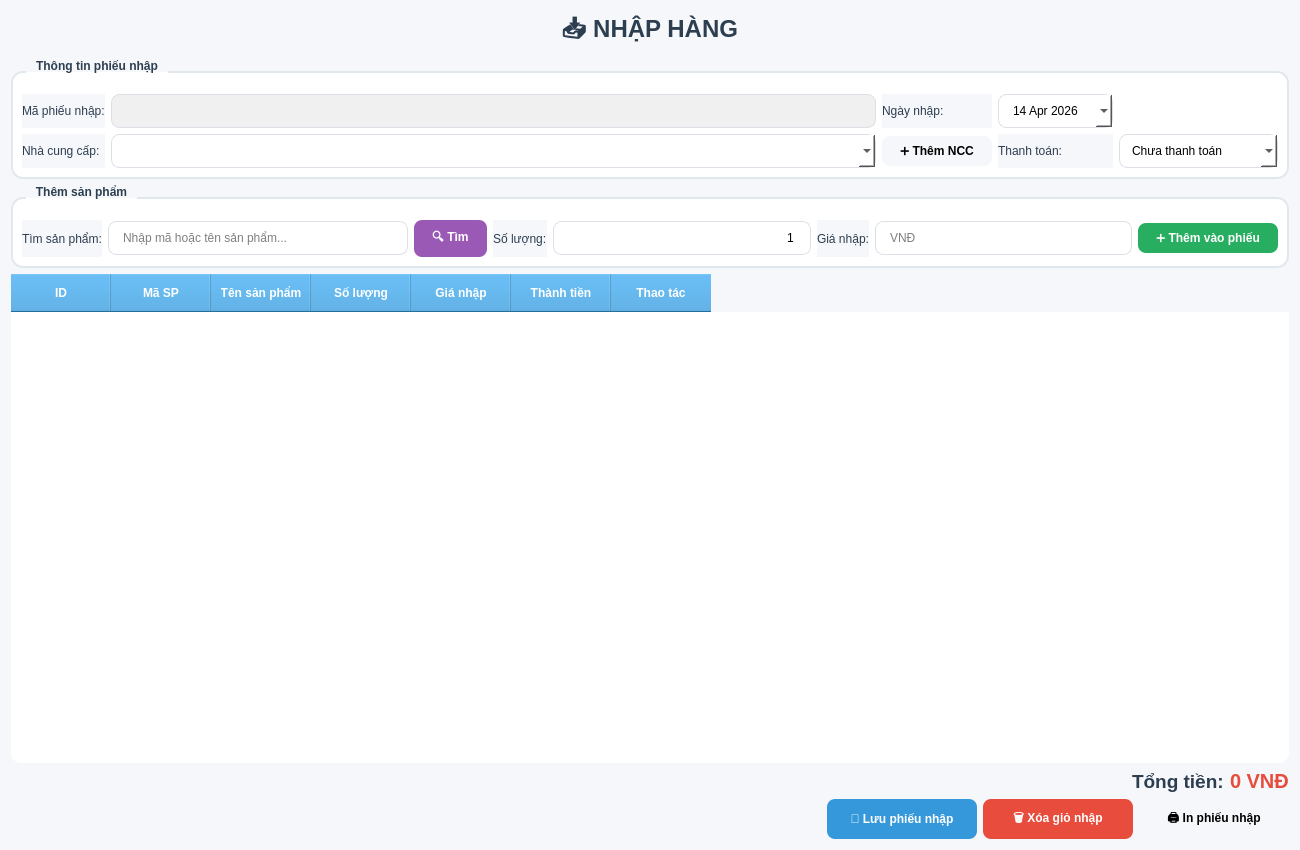
<?xml version="1.0" encoding="UTF-8"?>
<ui version="4.0">
 <class>ImportGoods</class>
 <widget class="QWidget" name="ImportGoods">
  <property name="geometry">
   <rect>
    <x>0</x>
    <y>0</y>
    <width>1300</width>
    <height>850</height>
   </rect>
  </property>
  <property name="windowTitle">
   <string>Nhập hàng</string>
  </property>
  <property name="styleSheet">
   <string notr="true">
    QWidget {
        background-color: #f5f7fa;
    }
    QGroupBox {
        font-weight: bold;
        border: 2px solid #e1e8ed;
        border-radius: 12px;
        margin-top: 12px;
        padding-top: 12px;
        background-color: white;
    }
    QGroupBox::title {
        subcontrol-origin: margin;
        left: 15px;
        padding: 0 8px 0 8px;
        color: #2c3e50;
    }
    QTableWidget {
        background-color: white;
        alternate-background-color: #f9f9f9;
        gridline-color: #e0e0e0;
        selection-background-color: #3498db;
        selection-color: white;
        border-radius: 10px;
    }
    QHeaderView::section {
        background-color: #3498db;
        color: white;
        padding: 10px;
        font-weight: bold;
    }
    QPushButton {
        border-radius: 8px;
        padding: 8px 18px;
        font-weight: bold;
    }
    QPushButton#btnAddProduct {
        background-color: #27ae60;
        color: white;
    }
    QPushButton#btnSaveImport {
        background-color: #3498db;
        color: white;
    }
    QPushButton#btnClearCart {
        background-color: #e74c3c;
        color: white;
    }
    QPushButton#btnSearchProduct {
        background-color: #9b59b6;
        color: white;
    }
    QLineEdit, QComboBox, QDateEdit {
        padding: 8px 12px;
        border: 1px solid #dcdfe6;
        border-radius: 8px;
        background-color: white;
    }
    QLabel {
        color: #2c3e50;
    }
    QLabel#lblTotalAmount {
        font-size: 20px;
        font-weight: bold;
        color: #e74c3c;
    }
   </string>
  </property>
  <layout class="QVBoxLayout" name="verticalLayout">
   <item>
    <widget class="QLabel" name="lblTitle">
     <property name="text">
      <string>📥 NHẬP HÀNG</string>
     </property>
     <property name="font">
      <font>
       <pointsize>18</pointsize>
       <weight>75</weight>
       <bold>true</bold>
      </font>
     </property>
     <property name="alignment">
      <set>Qt::AlignCenter</set>
     </property>
    </widget>
   </item>
   <item>
    <layout class="QHBoxLayout" name="infoLayout">
     <item>
      <widget class="QGroupBox" name="groupBoxImportInfo">
       <property name="title">
        <string>Thông tin phiếu nhập</string>
       </property>
       <property name="minimumSize">
        <size>
         <width>500</width>
         <height>0</height>
        </size>
       </property>
       <layout class="QGridLayout" name="gridLayout">
        <item row="0" column="0">
         <widget class="QLabel" name="lblImportCode">
          <property name="text">
           <string>Mã phiếu nhập:</string>
          </property>
         </widget>
        </item>
        <item row="0" column="1">
         <widget class="QLineEdit" name="txtImportCode">
          <property name="readOnly">
           <bool>true</bool>
          </property>
          <property name="styleSheet">
           <string notr="true">background-color: #f0f0f0;</string>
          </property>
         </widget>
        </item>
        <item row="0" column="2">
         <widget class="QLabel" name="lblImportDate">
          <property name="text">
           <string>Ngày nhập:</string>
          </property>
         </widget>
        </item>
        <item row="0" column="3">
         <widget class="QDateEdit" name="dateImportDate">
          <property name="calendarPopup">
           <bool>true</bool>
          </property>
          <property name="date">
           <date>
            <year>2026</year>
            <month>4</month>
            <day>14</day>
           </date>
          </property>
         </widget>
        </item>
        <item row="1" column="0">
         <widget class="QLabel" name="lblSupplier">
          <property name="text">
           <string>Nhà cung cấp:</string>
          </property>
         </widget>
        </item>
        <item row="1" column="1">
         <widget class="QComboBox" name="cboSupplier">
          <property name="minimumSize">
           <size>
            <width>200</width>
            <height>0</height>
           </size>
          </property>
         </widget>
        </item>
        <item row="1" column="2">
         <widget class="QPushButton" name="btnAddSupplier">
          <property name="text">
           <string>➕ Thêm NCC</string>
          </property>
         </widget>
        </item>
        <item row="1" column="3">
         <widget class="QLabel" name="lblPaymentStatus">
          <property name="text">
           <string>Thanh toán:</string>
          </property>
         </widget>
        </item>
        <item row="1" column="4">
         <widget class="QComboBox" name="cboPaymentStatus">
          <item>
           <property name="text">
            <string>Chưa thanh toán</string>
           </property>
          </item>
          <item>
           <property name="text">
            <string>Đã thanh toán</string>
           </property>
          </item>
          <item>
           <property name="text">
            <string>Thanh toán một phần</string>
           </property>
          </item>
         </widget>
        </item>
       </layout>
      </widget>
     </item>
    </layout>
   </item>
   <item>
    <layout class="QHBoxLayout" name="productSearchLayout">
     <item>
      <widget class="QGroupBox" name="groupBoxAddProduct">
       <property name="title">
        <string>Thêm sản phẩm</string>
       </property>
       <layout class="QHBoxLayout" name="horizontalLayout">
        <item>
         <widget class="QLabel" name="lblProductSearch">
          <property name="text">
           <string>Tìm sản phẩm:</string>
          </property>
         </widget>
        </item>
        <item>
         <widget class="QLineEdit" name="txtProductSearch">
          <property name="placeholderText">
           <string>Nhập mã hoặc tên sản phẩm...</string>
          </property>
          <property name="minimumSize">
           <size>
            <width>300</width>
            <height>0</height>
           </size>
          </property>
         </widget>
        </item>
        <item>
         <widget class="QPushButton" name="btnSearchProduct">
          <property name="text">
           <string>🔍 Tìm</string>
          </property>
         </widget>
        </item>
        <item>
         <widget class="QLabel" name="lblQuantity">
          <property name="text">
           <string>Số lượng:</string>
          </property>
         </widget>
        </item>
        <item>
         <widget class="QLineEdit" name="txtQuantity">
          <property name="text">
           <string>1</string>
          </property>
          <property name="alignment">
           <set>Qt::AlignRight</set>
          </property>
         </widget>
        </item>
        <item>
         <widget class="QLabel" name="lblPrice">
          <property name="text">
           <string>Giá nhập:</string>
          </property>
         </widget>
        </item>
        <item>
         <widget class="QLineEdit" name="txtPrice">
          <property name="placeholderText">
           <string>VNĐ</string>
          </property>
         </widget>
        </item>
        <item>
         <widget class="QPushButton" name="btnAddProduct">
          <property name="text">
           <string>➕ Thêm vào phiếu</string>
          </property>
         </widget>
        </item>
       </layout>
      </widget>
     </item>
    </layout>
   </item>
   <item>
    <widget class="QTableWidget" name="tableImportItems">
     <property name="alternatingRowColors">
      <bool>true</bool>
     </property>
     <property name="selectionBehavior">
      <enum>QAbstractItemView::SelectRows</enum>
     </property>
     <column>
      <property name="text">
       <string>ID</string>
      </property>
     </column>
     <column>
      <property name="text">
       <string>Mã SP</string>
      </property>
     </column>
     <column>
      <property name="text">
       <string>Tên sản phẩm</string>
      </property>
     </column>
     <column>
      <property name="text">
       <string>Số lượng</string>
      </property>
     </column>
     <column>
      <property name="text">
       <string>Giá nhập</string>
      </property>
     </column>
     <column>
      <property name="text">
       <string>Thành tiền</string>
      </property>
     </column>
     <column>
      <property name="text">
       <string>Thao tác</string>
      </property>
     </column>
    </widget>
   </item>
   <item>
    <layout class="QHBoxLayout" name="summaryLayout">
     <item>
      <spacer name="horizontalSpacer">
       <property name="orientation">
        <enum>Qt::Horizontal</enum>
       </property>
       <property name="sizeHint" stdset="0">
        <size>
         <width>40</width>
         <height>20</height>
        </size>
       </property>
      </spacer>
     </item>
     <item>
      <widget class="QLabel" name="lblTotalLabel">
       <property name="text">
        <string>Tổng tiền:</string>
       </property>
       <property name="font">
        <font>
         <pointsize>14</pointsize>
         <weight>75</weight>
         <bold>true</bold>
        </font>
       </property>
      </widget>
     </item>
     <item>
      <widget class="QLabel" name="lblTotalAmount">
       <property name="text">
        <string>0 VNĐ</string>
       </property>
      </widget>
     </item>
    </layout>
   </item>
   <item>
    <layout class="QHBoxLayout" name="buttonLayout">
     <item>
      <spacer name="horizontalSpacer_2">
       <property name="orientation">
        <enum>Qt::Horizontal</enum>
       </property>
       <property name="sizeHint" stdset="0">
        <size>
         <width>40</width>
         <height>20</height>
        </size>
       </property>
      </spacer>
     </item>
     <item>
      <widget class="QPushButton" name="btnSaveImport">
       <property name="text">
        <string>💾 Lưu phiếu nhập</string>
       </property>
       <property name="minimumSize">
        <size>
         <width>150</width>
         <height>40</height>
        </size>
       </property>
      </widget>
     </item>
     <item>
      <widget class="QPushButton" name="btnClearCart">
       <property name="text">
        <string>🗑️ Xóa giỏ nhập</string>
       </property>
       <property name="minimumSize">
        <size>
         <width>150</width>
         <height>40</height>
        </size>
       </property>
      </widget>
     </item>
     <item>
      <widget class="QPushButton" name="btnPrintImport">
       <property name="text">
        <string>🖨️ In phiếu nhập</string>
       </property>
       <property name="minimumSize">
        <size>
         <width>150</width>
         <height>40</height>
        </size>
       </property>
      </widget>
     </item>
    </layout>
   </item>
  </layout>
 </widget>
</ui>
